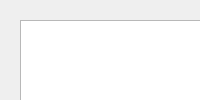
<?xml version="1.0" encoding="UTF-8"?>
<ui version="4.0">
 <class>MainWindow</class>
 <widget class="QMainWindow" name="MainWindow">
  <widget class="QWidget" name="centralwidget">

   <widget class="QTableWidget" name="tableMember">
    <property name="geometry">
     <rect><x>20</x><y>20</y><width>560</width><height>250</height></rect>
    </property>
   </widget>

   <widget class="QPushButton" name="btnXoa">
    <property name="geometry">
     <rect><x>150</x><y>300</y><width>100</width><height>30</height></rect>
    </property>
    <property name="text"><string>Xóa</string></property>
   </widget>

   <widget class="QPushButton" name="btnSua">
    <property name="geometry">
     <rect><x>300</x><y>300</y><width>100</width><height>30</height></rect>
    </property>
    <property name="text"><string>Sửa</string></property>
   </widget>

  </widget>
 </widget>
</ui>
